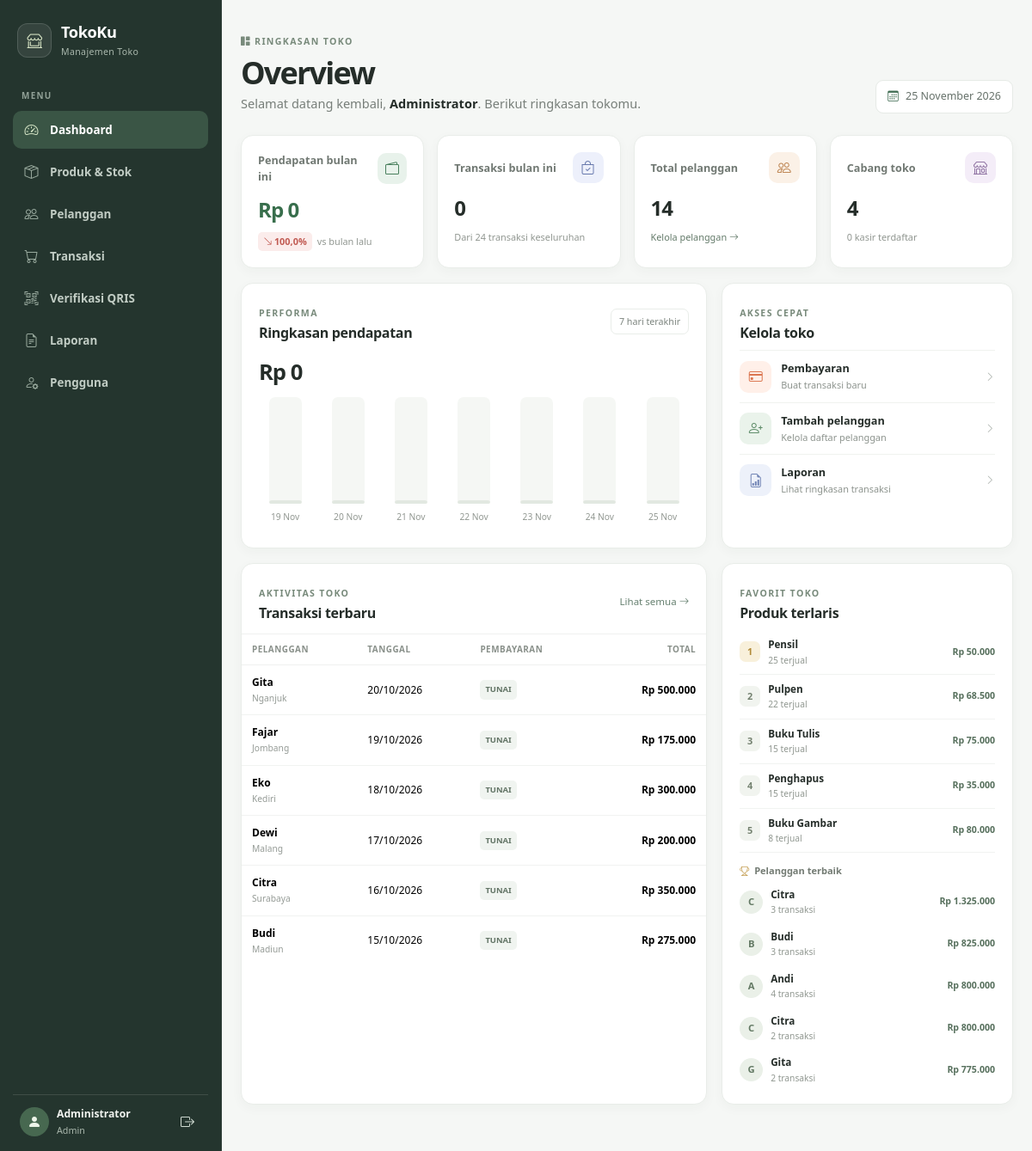
Page /index.php (signed in) on the committed database.
### tables this page shows
CREATE TABLE `tbl_transaksi` (
  `id_transaksi` int(11) NOT NULL,
  `tanggal` date DEFAULT NULL,
  `id_pelanggan` int(11) DEFAULT NULL,
  `id_user` int(11) DEFAULT NULL,
  `total_belanja` decimal(12,2) DEFAULT NULL,
  `metode_pembayaran` enum('tunai','transfer','qris') NOT NULL DEFAULT 'tunai',
  `status_pembayaran` enum('menunggu_verifikasi','terverifikasi') NOT NULL DEFAULT 'terverifikasi',
  `diverifikasi_oleh` int(11) DEFAULT NULL,
  `diverifikasi_pada` datetime DEFAULT NULL,
  `persentase_pajak` decimal(5,2) NOT NULL DEFAULT 0.00,
  `total_pajak` decimal(12,2) NOT NULL DEFAULT 0.00
);

CREATE TABLE `tbl_pelanggan` (
  `id_pelanggan` int(11) NOT NULL,
  `nama_pelanggan` varchar(100) DEFAULT NULL,
  `kota` varchar(50) DEFAULT NULL
);

### auth.php (called while the page is built, shortened)
<?php
function isLogin() {
    return isset($_SESSION['user_id']);
}
?>

### config.php (called while the page is built, shortened)
<?php
function rupiah($n) {
    return "Rp " . number_format($n, 0, ',', '.');
}
require_once __DIR__ . '/auth.php';
?>

### index.php (the view, shortened to what this page needs)
<?php
require 'config.php';
$totalPelanggan = (int)$conn->query("SELECT COUNT(*) AS n FROM tbl_pelanggan")->fetch_assoc()['n'];
$totalCabang = (int)$conn->query("SELECT COUNT(*) AS n FROM tbl_cabang")->fetch_assoc()['n'];
$awalBulanIni = (new DateTimeImmutable('first day of this month'))->format('Y-m-d');
$awalBulanDepan = (new DateTimeImmutable('first day of next month'))->format('Y-m-d');
$awalBulanLalu = (new DateTimeImmutable('first day of last month'))->format('Y-m-d');
$statStmt = $conn->prepare(
    "SELECT
        COUNT(*) AS total_transaksi,
        COALESCE(SUM(CASE WHEN status_pembayaran = 'terverifikasi' THEN total_belanja ELSE 0 END), 0) AS total_pendapatan,
        COALESCE(SUM(CASE WHEN status_pembayaran = 'terverifikasi' AND tanggal >= ? AND tanggal < ? THEN total_belanja ELSE 0 END), 0) AS pendapatan_bulan_ini,
        COALESCE(SUM(CASE WHEN status_pembayaran = 'terverifikasi' AND tanggal >= ? AND tanggal < ? THEN total_belanja ELSE 0 END), 0) AS pendapatan_bulan_lalu,
        SUM(CASE WHEN tanggal >= ? AND tanggal < ? THEN 1 ELSE 0 END) AS transaksi_bulan_ini"
    . " FROM tbl_transaksi"
);
$statStmt->bind_param(
    "ssssss",
    $awalBulanIni,
    $awalBulanDepan,
    $awalBulanLalu,
    $awalBulanIni,
    $awalBulanIni,
    $awalBulanDepan
);
$statStmt->execute();
$stats = $statStmt->get_result()->fetch_assoc();
$pendapatanBulanIni = (float)$stats['pendapatan_bulan_ini'];
$pendapatanBulanLalu = (float)$stats['pendapatan_bulan_lalu'];
$perubahanPendapatan = $pendapatanBulanLalu > 0
    ? (($pendapatanBulanIni - $pendapatanBulanLalu) / $pendapatanBulanLalu) * 100
    : null;
$pendapatanHarian = [];
$grafikMingguan = [];
for ($i = 6; $i >= 0; $i--) {
    $tanggal = (new DateTimeImmutable('today'))->modify("-$i days");
    $key = $tanggal->format('Y-m-d');
    $grafikMingguan[] = [
        'tanggal' => $tanggal->format('d M'),
        'pendapatan' => $pendapatanHarian[$key] ?? 0,
    ];
}
$puncakGrafik = max(array_column($grafikMingguan, 'pendapatan')) ?: 1;
$pelangganTerbaik = $conn->query(
    "SELECT p.id_pelanggan, p.nama_pelanggan, COUNT(t.id_transaksi) AS total_transaksi,
            COALESCE(SUM(t.total_belanja), 0) AS total_belanja
     FROM tbl_pelanggan p
     LEFT JOIN tbl_transaksi t ON t.id_pelanggan = p.id_pelanggan AND t.status_pembayaran = 'terverifikasi'
     GROUP BY p.id_pelanggan, p.nama_pelanggan
     ORDER BY total_belanja DESC, p.nama_pelanggan
     LIMIT 5"
);
$transaksiTerbaru = $conn->query(
    "SELECT t.id_transaksi, t.tanggal, t.total_belanja, t.metode_pembayaran, t.status_pembayaran,
            p.nama_pelanggan, p.kota
     FROM tbl_transaksi t
     INNER JOIN tbl_pelanggan p ON p.id_pelanggan = t.id_pelanggan
     ORDER BY t.tanggal DESC, t.id_transaksi DESC
     LIMIT 6"
);
$produkTerlaris = $conn->query(
    "SELECT d.nama_produk, SUM(d.jumlah) AS total_terjual, SUM(d.jumlah * d.harga) AS total_pendapatan
     FROM tbl_detail_transaksi d
     INNER JOIN tbl_transaksi t ON t.id_transaksi = d.id_transaksi
     WHERE t.status_pembayaran = 'terverifikasi'
     GROUP BY nama_produk
     ORDER BY total_terjual DESC, total_pendapatan DESC
     LIMIT 5"
);
$kasirAktif = (int)$conn->query("SELECT COUNT(*) AS n FROM tbl_user WHERE role = 'kasir'")->fetch_assoc()['n'];
$namaAdmin = $_SESSION['nama_lengkap'] ?? $_SESSION['username'] ?? 'Admin';
$namaBulan = [
    1 => 'Januari', 'Februari', 'Maret', 'April', 'Mei', 'Juni',
    'Juli', 'Agustus', 'September', 'Oktober', 'November', 'Desember',
];
?>
<!DOCTYPE html>
<html lang="id">
<head>
    <link href="https://cdn.jsdelivr.net/npm/bootstrap@5.3.2/dist/css/bootstrap.min.css" rel="stylesheet">
    <link href="https://cdn.jsdelivr.net/npm/bootstrap-icons@1.11.1/font/bootstrap-icons.css" rel="stylesheet">
    <link rel="stylesheet" href="style.css">
</head>
<body class="overview-page">
<?php include 'navbar.php'; ?>
<main class="overview-container">
    <header class="overview-welcome">
        <div>
            <span class="overview-eyebrow"><i class="bi bi-grid-1x2-fill"></i> RINGKASAN TOKO</span>
            <h1>Overview</h1>
            <p>Selamat datang kembali, <strong><?= htmlspecialchars($namaAdmin) ?></strong>. Berikut ringkasan tokomu.</p>
        </div>
        <div class="overview-date"><i class="bi bi-calendar3"></i> <?= htmlspecialchars(date('d') . ' ' . $namaBulan[(int)date('n')] . ' ' . date('Y')) ?></div>
    </header>
    <section class="overview-metrics" aria-label="Statistik toko">
        <article class="metric-card metric-revenue">
            <div class="metric-top"><span>Pendapatan bulan ini</span><span class="metric-icon"><i class="bi bi-wallet2"></i></span></div>
            <strong class="metric-value"><?= rupiah($pendapatanBulanIni) ?></strong>
            <div class="metric-foot">
                <?php if ($perubahanPendapatan !== null): ?>
                    <span class="metric-change <?= $perubahanPendapatan >= 0 ? 'is-positive' : 'is-negative' ?>">
                        <i class="bi <?= $perubahanPendapatan >= 0 ? 'bi-arrow-up-right' : 'bi-arrow-down-right' ?>"></i>
                        <?= number_format(abs($perubahanPendapatan), 1, ',', '.') ?>%
                    </span>
                    <span>vs bulan lalu</span>
                <?php else: ?>
                    <span>Belum ada data bulan lalu</span>
                <?php endif; ?>
            </div>
        </article>
        <article class="metric-card metric-orders">
            <div class="metric-top"><span>Transaksi bulan ini</span><span class="metric-icon"><i class="bi bi-bag-check"></i></span></div>
            <strong class="metric-value"><?= number_format((int)$stats['transaksi_bulan_ini'], 0, ',', '.') ?></strong>
            <div class="metric-foot"><span>Dari <?= number_format((int)$stats['total_transaksi'], 0, ',', '.') ?> transaksi keseluruhan</span></div>
        </article>
        <article class="metric-card metric-customers">
            <div class="metric-top"><span>Total pelanggan</span><span class="metric-icon"><i class="bi bi-people"></i></span></div>
            <strong class="metric-value"><?= number_format($totalPelanggan, 0, ',', '.') ?></strong>
            <div class="metric-foot"><a href="pelanggan.php">Kelola pelanggan <i class="bi bi-arrow-right"></i></a></div>
        </article>
        <article class="metric-card metric-branches">
            <div class="metric-top"><span>Cabang toko</span><span class="metric-icon"><i class="bi bi-shop"></i></span></div>
            <strong class="metric-value"><?= number_format($totalCabang, 0, ',', '.') ?></strong>
            <div class="metric-foot"><span><?= number_format($kasirAktif, 0, ',', '.') ?> kasir terdaftar</span></div>
        </article>
    </section>
    <section class="overview-grid">
        <article class="overview-panel sales-panel">
            <div class="panel-heading">
                <div>
                    <span class="overview-eyebrow">PERFORMA</span>
                    <h2>Ringkasan pendapatan</h2>
                </div>
                <span class="panel-period">7 hari terakhir</span>
            </div>
            <div class="sales-total"><?= rupiah(array_sum(array_column($grafikMingguan, 'pendapatan'))) ?></div>
            <div class="sales-chart" role="img" aria-label="Grafik pendapatan tujuh hari terakhir">
                <?php foreach ($grafikMingguan as $hari): ?>
                    <?php $tinggi = $hari['pendapatan'] > 0 ? max(8, ($hari['pendapatan'] / $puncakGrafik) * 100) : 3; ?>
                    <div class="chart-day" title="<?= htmlspecialchars($hari['tanggal'] . ': ' . rupiah($hari['pendapatan'])) ?>">
                        <div class="chart-track"><span class="chart-bar <?= $hari['pendapatan'] > 0 ? 'has-sales' : '' ?>" style="height: <?= number_format($tinggi, 2, '.', '') ?>%"></span></div>
                        <span class="chart-label"><?= htmlspecialchars($hari['tanggal']) ?></span>
                    </div>
                <?php endforeach; ?>
            </div>
        </article>
        <article class="overview-panel quick-panel">
            <div class="panel-heading">
                <div>
                    <span class="overview-eyebrow">AKSES CEPAT</span>
                    <h2>Kelola toko</h2>
                </div>
            </div>
            <a class="quick-link" href="transaksi.php">
                <span class="quick-link-icon quick-orange"><i class="bi bi-credit-card"></i></span>
                <span><strong>Pembayaran</strong><small>Buat transaksi baru</small></span>
                <i class="bi bi-chevron-right"></i>
            </a>
            <a class="quick-link" href="pelanggan.php">
                <span class="quick-link-icon quick-green"><i class="bi bi-person-plus"></i></span>
                <span><strong>Tambah pelanggan</strong><small>Kelola daftar pelanggan</small></span>
                <i class="bi bi-chevron-right"></i>
            </a>
            <a class="quick-link" href="laporan.php">
                <span class="quick-link-icon quick-blue"><i class="bi bi-file-earmark-bar-graph"></i></span>
                <span><strong>Laporan</strong><small>Lihat ringkasan transaksi</small></span>
                <i class="bi bi-chevron-right"></i>
            </a>
        </article>
    </section>
    <section class="overview-grid lower-grid">
        <article class="overview-panel latest-panel">
            <div class="panel-heading">
                <div>
                    <span class="overview-eyebrow">AKTIVITAS TOKO</span>
                    <h2>Transaksi terbaru</h2>
                </div>
                <a class="panel-view-all" href="transaksi.php">Lihat semua <i class="bi bi-arrow-right"></i></a>
            </div>
            <div class="table-responsive">
                <table class="table overview-table align-middle mb-0">
                    <thead><tr><th>Pelanggan</th><th>Tanggal</th><th>Pembayaran</th><th class="text-end">Total</th></tr></thead>
                    <tbody>
                    <?php if ($transaksiTerbaru && $transaksiTerbaru->num_rows > 0): ?>
                        <?php while ($t = $transaksiTerbaru->fetch_assoc()): ?>
                            <tr>
                                <td><span class="customer-name"><?= htmlspecialchars($t['nama_pelanggan']) ?></span><small><?= htmlspecialchars($t['kota'] ?? '') ?></small></td>
                                <td><?= htmlspecialchars(date('d/m/Y', strtotime($t['tanggal']))) ?></td>
                                <td>
                                    <span class="payment-badge"><?= htmlspecialchars(strtoupper($t['metode_pembayaran'] ?? 'tunai')) ?></span>
                                </td>
                                <td class="text-end fw-semibold"><?= rupiah($t['total_belanja']) ?></td>
                            </tr>
                        <?php endwhile; ?>
                    <?php else: ?>
                        <tr><td colspan="4" class="text-center text-muted py-4">Belum ada transaksi.</td></tr>
                    <?php endif; ?>
                    </tbody>
                </table>
            </div>
        </article>
        <article class="overview-panel ranking-panel">
            <div class="panel-heading">
                <div>
                    <span class="overview-eyebrow">FAVORIT TOKO</span>
                    <h2>Produk terlaris</h2>
                </div>
            </div>
            <?php if ($produkTerlaris && $produkTerlaris->num_rows > 0): ?>
                <div class="ranking-list">
                    <?php $nomor = 0; while ($produk = $produkTerlaris->fetch_assoc()): $nomor++; ?>
                        <div class="ranking-item">
                            <span class="ranking-number"><?= $nomor ?></span>
                            <span class="ranking-product"><strong><?= htmlspecialchars($produk['nama_produk']) ?></strong><small><?= number_format((int)$produk['total_terjual'], 0, ',', '.') ?> terjual</small></span>
                            <span class="ranking-total"><?= rupiah($produk['total_pendapatan']) ?></span>
                        </div>
                    <?php endwhile; ?>
                </div>
            <?php else: ?>
                <div class="ranking-empty"><i class="bi bi-box-seam"></i><span>Data produk muncul setelah transaksi berisi barang dicatat.</span></div>
            <?php endif; ?>
            <div class="top-customers-heading"><i class="bi bi-trophy"></i> Pelanggan terbaik</div>
            <div class="customer-list">
                <?php if ($pelangganTerbaik && $pelangganTerbaik->num_rows > 0): ?>
                    <?php while ($p = $pelangganTerbaik->fetch_assoc()): ?>
                        <div class="customer-rank">
                            <span class="customer-avatar"><?= htmlspecialchars(strtoupper(substr($p['nama_pelanggan'], 0, 1))) ?></span>
                            <span class="ranking-product"><strong><?= htmlspecialchars($p['nama_pelanggan']) ?></strong><small><?= (int)$p['total_transaksi'] ?> transaksi</small></span>
                            <span class="ranking-total"><?= rupiah($p['total_belanja']) ?></span>
                        </div>
                    <?php endwhile; ?>
                <?php else: ?>
                    <p class="text-muted small mb-0">Belum ada data pelanggan.</p>
                <?php endif; ?>
            </div>
        </article>
    </section>
</main>
</body>
</html>

### navbar.php (shortened to what this page needs)
<?php
require_once 'auth.php';
$role = $_SESSION['role'] ?? '';
$halamanAktif = basename($_SERVER['PHP_SELF']);
$namaPengguna = $_SESSION['nama_lengkap'] ?? $_SESSION['username'] ?? 'Pengguna';
if ($role === 'pelanggan') {
    $tautanNavigasi = [
        ['belanja.php', 'bi-bag', 'Belanja & Pesanan'],
    ];
    $tautanUtama = 'belanja.php';
} else {
    $tautanNavigasi = [
        ['index.php', 'bi-speedometer2', 'Dashboard'],
        ['produk.php', 'bi-box-seam', 'Produk & Stok'],
        ['pelanggan.php', 'bi-people', 'Pelanggan'],
        ['transaksi.php', 'bi-cart', 'Transaksi'],
        ['verifikasi_qris.php', 'bi-qr-code-scan', 'Verifikasi QRIS'],
        ['laporan.php', 'bi-file-earmark-text', 'Laporan'],
        ['pengguna.php', 'bi-person-gear', 'Pengguna'],
    ];
    $tautanUtama = 'index.php';
}
?>
<aside class="app-sidebar" id="appSidebar">
    <a class="sidebar-brand" href="<?= htmlspecialchars($tautanUtama) ?>">
        <span class="sidebar-brand-icon"><i class="bi bi-shop-window"></i></span>
        <span>TokoKu<small>Manajemen Toko</small></span>
    </a>
    <div class="sidebar-section-label">MENU</div>
    <nav class="sidebar-navigation" aria-label="Navigasi utama">
        <?php foreach ($tautanNavigasi as [$url, $ikon, $label]): ?>
            <a class="sidebar-link <?= $halamanAktif === $url ? 'is-active' : '' ?>" href="<?= htmlspecialchars($url) ?>" <?= $halamanAktif === $url ? 'aria-current="page"' : '' ?>>
                <i class="bi <?= htmlspecialchars($ikon) ?>"></i><span><?= htmlspecialchars($label) ?></span>
            </a>
        <?php endforeach; ?>
    </nav>
    <?php if (isLogin()): ?>
    <div class="sidebar-account">
        <span class="sidebar-account-icon"><i class="bi bi-person-fill"></i></span>
        <span class="sidebar-account-info"><strong><?= htmlspecialchars($namaPengguna) ?></strong><small><?= htmlspecialchars(ucfirst($role)) ?></small></span>
        <a class="sidebar-logout" href="logout.php" aria-label="Logout" title="Logout"><i class="bi bi-box-arrow-right"></i></a>
    </div>
    <?php endif; ?>
</aside>

### rows in the picture
tbl_transaksi: id_pelanggan.nama_pelanggan "Gita", id_pelanggan.kota "Nganjuk", tanggal "20/10/2026", metode_pembayaran "TUNAI", total_belanja "Rp 500.000"
tbl_transaksi: id_pelanggan.nama_pelanggan "Fajar", id_pelanggan.kota "Jombang", tanggal "19/10/2026", metode_pembayaran "TUNAI", total_belanja "Rp 175.000"
tbl_transaksi: id_pelanggan.nama_pelanggan "Eko", id_pelanggan.kota "Kediri", tanggal "18/10/2026", metode_pembayaran "TUNAI", total_belanja "Rp 300.000"
tbl_transaksi: id_pelanggan.nama_pelanggan "Dewi", id_pelanggan.kota "Malang", tanggal "17/10/2026", metode_pembayaran "TUNAI", total_belanja "Rp 200.000"
tbl_transaksi: id_pelanggan.nama_pelanggan "Citra", id_pelanggan.kota "Surabaya", tanggal "16/10/2026", metode_pembayaran "TUNAI", total_belanja "Rp 350.000"
tbl_transaksi: id_pelanggan.nama_pelanggan "Budi", id_pelanggan.kota "Madiun", tanggal "15/10/2026", metode_pembayaran "TUNAI", total_belanja "Rp 275.000"
tbl_pelanggan: nama_pelanggan "C", nama_pelanggan "Citra", total_transaksi "3", total_belanja "Rp 1.325.000"
tbl_pelanggan: nama_pelanggan "B", nama_pelanggan "Budi", total_transaksi "3", total_belanja "Rp 825.000"
tbl_pelanggan: nama_pelanggan "A", nama_pelanggan "Andi", total_transaksi "4", total_belanja "Rp 800.000"
tbl_pelanggan: nama_pelanggan "C", nama_pelanggan "Citra", total_transaksi "2", total_belanja "Rp 800.000"
tbl_pelanggan: nama_pelanggan "G", nama_pelanggan "Gita", total_transaksi "2", total_belanja "Rp 775.000"

### other values in the picture
$label "Dashboard"
$label "Produk & Stok"
$label "Pelanggan"
$label "Transaksi"
$label "Verifikasi QRIS"
$label "Laporan"
$label "Pengguna"
$namaPengguna "Administrator"
$role "Admin"
$namaAdmin "Administrator"
rupiah($pendapatanBulanIni) "Rp 0"
abs($perubahanPendapatan) "100,0"
$stats['transaksi_bulan_ini'] "0"
$stats['total_transaksi'] "24"
$totalPelanggan "14"
